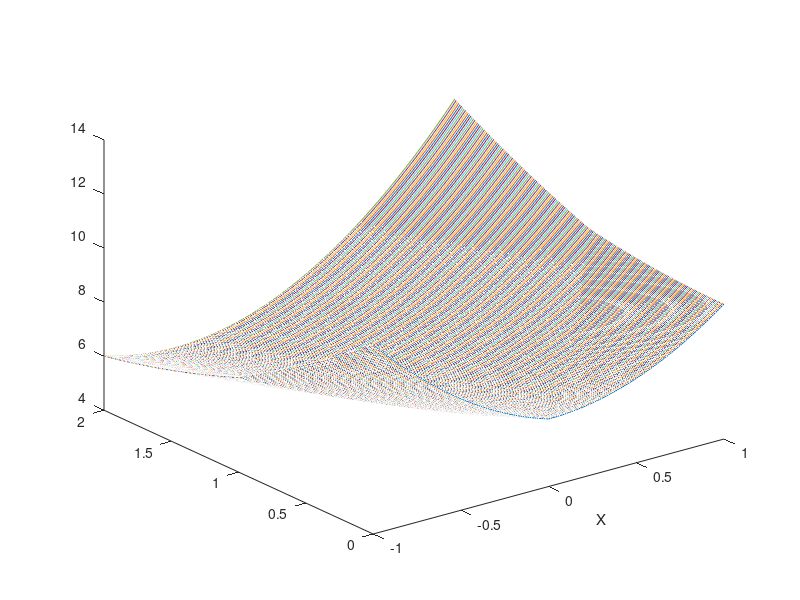

MATLAB code for this plot:
clear all, close all
xx= [-1:0.01:1];
yy = [0:0.01:2];
A=[2 1; -1 0];
b=[2;3];
i=0;
j=i;
XX=xx'*ones(size(xx));
YY=yy'*ones(size(yy));
for ix = xx
    i = i +1;
    j = 0;
    for iy = yy
        j = j +1;
        F(i,j) = (1/2)*norm(A*[ix;iy] - b)^2 + norm([ix;iy],Inf);
    end
end
plot3(XX,YY',F)
xlabel('X')
